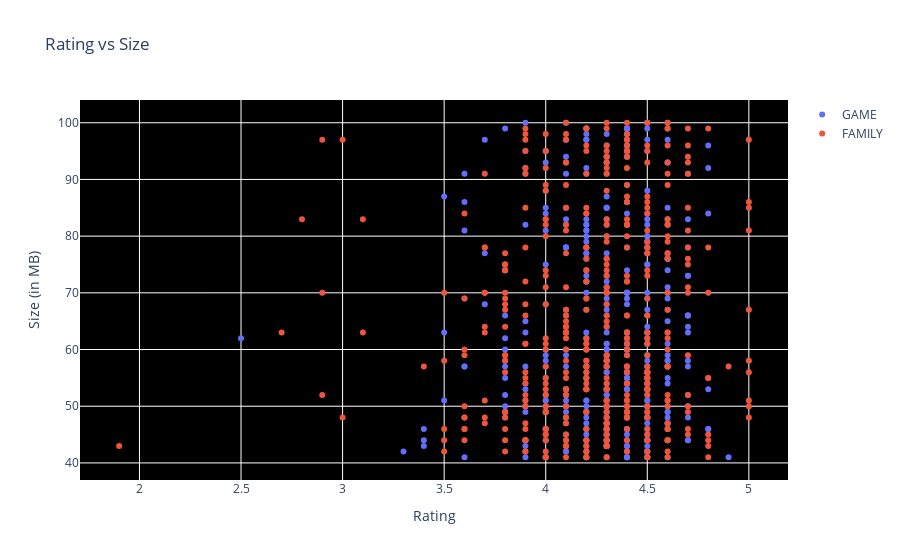

The code cell stored with this chart in its notebook:
### Code cell
c = ['hsl('+str(h)+',50%'+',50%)' for h in np.linspace(0, 360, len(list(set(groups.Category))))]

subset_df = df[df.Size > 40]
groups_temp = subset_df.groupby('Category').filter(lambda x: len(x) >20)

# for category in enumerate(list(set(groups_temp.Category))):
#     print (category)

data = [{
    'x': groups_temp.loc[subset_df.Category==category[1]]['Rating'], 
    'type':'scatter',
    'y' : subset_df['Size'],
    'name' : str(category[1]),
    'mode' : 'markers',
    'showlegend': True,
    #'marker': {'color':c[i]}
    #'text' : df['rating'],
    } for category in enumerate(['GAME', 'FAMILY'])]


layout = {'title':"Rating vs Size", 
          'xaxis': {'title' : 'Rating'},
          'yaxis' : {'title' : 'Size (in MB)'},
         'plot_bgcolor': 'rgb(0,0,0)'}

plotly.offline.iplot({'data': data, 'layout': layout})

# heavy_categories = [ 'ENTERTAINMENT', 'MEDICAL', 'DATING']

# data = [{
#     'x': groups.loc[df.Category==category]['Rating'], 
#     'type':'scatter',
#     'y' : df['Size'],
#     'name' : category,
#     'mode' : 'markers',
#     'showlegend': True,
#     #'text' : df['rating'],
#     } for category in heavy_categories]

### Figure 1 — Plotly figure (JSON) as saved in the notebook; plotly's stock layout.template omitted (floating-point values rounded to 4 significant figures; data arrays with more than 128 entries replaced by an {"elided": "..."} marker saying what was removed)
{"data": [{"mode": "markers", "name": "GAME", "showlegend": true, "type": "scatter", "x": {"elided": "397 float values"}, "y": {"elided": "1307 int values"}}, {"mode": "markers", "name": "FAMILY", "showlegend": true, "type": "scatter", "x": {"elided": "456 float values"}, "y": {"elided": "1307 int values"}}], "layout": {"plot_bgcolor": "rgb(0,0,0)", "title": {"text": "Rating vs Size"}, "xaxis": {"title": {"text": "Rating"}}, "yaxis": {"title": {"text": "Size (in MB)"}}}}
